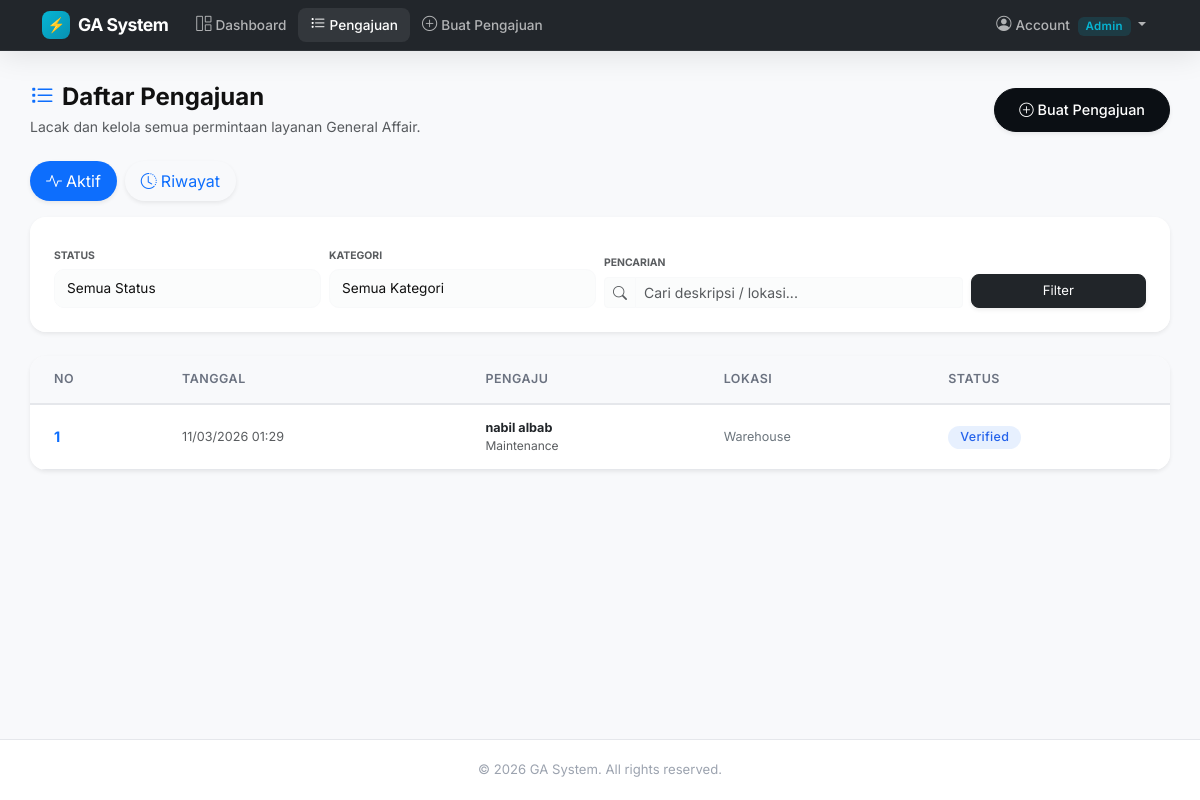
/requests/ (signed in), run on the app's committed database.
### users/models.py (models this page shows, shortened)
class User(AbstractUser):
    class Role(models.TextChoices):
        ADMIN = 'admin', 'Admin'
        GA = 'ga', 'General Affair'
        KARYAWAN = 'karyawan', 'Karyawan'
    role = models.CharField(
        max_length=20,
        choices=Role.choices,
        default=Role.KARYAWAN,
        db_index=True,
    )
    phone = models.CharField(
        max_length=20,
        blank=True,
        help_text='Nomor WhatsApp, contoh: 6281234567890',
    )
    class Meta:
        ordering = ['username']

### requests_app/models.py (models this page shows, shortened)
class ServiceRequest(models.Model):
    class Category(models.TextChoices):
        MAINTENANCE = 'maintenance', 'Maintenance'
        CLEANING = 'cleaning', 'Cleaning'
        SECURITY = 'security', 'Security'
        SUPPLIES = 'supplies', 'Office Supplies'
        VEHICLE = 'vehicle', 'Vehicle'
        FACILITY = 'facility', 'Facility'
        OTHER = 'other', 'Other'
    class Urgency(models.TextChoices):
        LOW = 'low', 'Low'
        MEDIUM = 'medium', 'Medium'
        HIGH = 'high', 'High'
        CRITICAL = 'critical', 'Critical'
    class Status(models.TextChoices):
        PENDING = 'pending', 'Pending'
        VERIFIED = 'verified', 'Verified'
        ON_PROGRESS = 'on_progress', 'On Progress'
        REJECTED = 'rejected', 'Rejected'
        COMPLETED = 'completed', 'Completed'
    requester = models.ForeignKey(
        settings.AUTH_USER_MODEL,
        on_delete=models.CASCADE,
        related_name='service_requests',
    )
    category = models.CharField(
        max_length=30,
        choices=Category.choices,
    )
    description = models.TextField()
    location = models.CharField(max_length=255)
    urgency = models.CharField(
        max_length=20,
        choices=Urgency.choices,
        default=Urgency.MEDIUM,
    )
    attachment = models.FileField(
        upload_to='attachments/%Y/%m/',
        blank=True,
        null=True,
    )
    status = models.CharField(
        max_length=20,
        choices=Status.choices,
        default=Status.PENDING,
        db_index=True,
    )
    created_at = models.DateTimeField(auto_now_add=True, db_index=True)
    updated_at = models.DateTimeField(auto_now=True, db_index=True)
    class Meta:
        ordering = ['-created_at']  # Newest requests first
        verbose_name = 'Service Request'
        verbose_name_plural = 'Service Requests'

### requests_app/views.py (the view)
# urls.py: path("", views.RequestListView.as_view(), name="request_list"),
class RequestListView(LoginRequiredMixin, ListView):
    model = ServiceRequest
    template_name = "requests_app/request_list.html"
    context_object_name = "requests"
    paginate_by = 10
    def get_queryset(self):
        qs = super().get_queryset().select_related("requester")
        user = self.request.user
        if user.role == "karyawan":
            qs = qs.filter(requester=user)
        view_type = self.request.GET.get("view_type", "active")
        status = self.request.GET.get("status")
        if status:
            qs = qs.filter(status=status)
        elif view_type == "history":
            qs = qs.filter(status__in=[ServiceRequest.Status.COMPLETED, ServiceRequest.Status.REJECTED])
        else:
            qs = qs.exclude(status__in=[ServiceRequest.Status.COMPLETED, ServiceRequest.Status.REJECTED])
        category = self.request.GET.get("category")
        if category:
            qs = qs.filter(category=category)
        search = self.request.GET.get("q")
        if search:
            qs = qs.filter(
                Q(description__icontains=search) | Q(location__icontains=search)
            )
        return qs
    def get_context_data(self, **kwargs):
        ctx = super().get_context_data(**kwargs)
        ctx["status_choices"] = ServiceRequest.Status.choices
        ctx["category_choices"] = ServiceRequest.Category.choices
        ctx["current_status"] = self.request.GET.get("status", "")
        ctx["current_view_type"] = self.request.GET.get("view_type", "active")
        ctx["current_category"] = self.request.GET.get("category", "")
        ctx["current_q"] = self.request.GET.get("q", "")
        return ctx

### templates/requests_app/request_list.html (shortened to what this page needs)
{% extends 'base.html' %}
{% block content %}
<div class="d-flex flex-column flex-md-row justify-content-between align-items-md-center gap-3 mb-4">
    <div>
        <h4 class="fw-bold mb-1">
            <i class="bi bi-list-task me-2 text-primary"></i>Daftar Pengajuan
        </h4>
        <p class="text-muted small mb-0">Lacak dan kelola semua permintaan layanan General Affair.</p>
    </div>
    <a href="{% url 'requests_app:request_create' %}" class="btn btn-primary shadow-sm rounded-pill px-4">
        <i class="bi bi-plus-circle me-1"></i>Buat Pengajuan
    </a>
</div>
<ul class="nav nav-pills mb-3 gap-2">
    <li class="nav-item">
        <a class="nav-link {% if current_view_type == 'active' %}active{% endif %} rounded-pill shadow-sm" href="?view_type=active">
            <i class="bi bi-activity me-1"></i>Aktif
        </a>
    </li>
    <li class="nav-item">
        <a class="nav-link {% if current_view_type == 'history' %}active{% endif %} rounded-pill shadow-sm" href="?view_type=history">
            <i class="bi bi-clock-history me-1"></i>Riwayat
        </a>
    </li>
</ul>
<div class="card shadow-sm border-0 mb-4 overflow-hidden">
    <div class="card-body p-3 p-md-4 bg-white">
        <form method="get" class="row g-2 align-items-end">
            <div class="col-6 col-md-3">
                <label class="form-label small fw-bold text-muted text-uppercase" style="font-size: 0.65rem;">Status</label>
                <select name="status" class="form-select form-select-sm border-light bg-light bg-opacity-50">
                    <option value="">Semua Status</option>
                </select>
            </div>
            <div class="col-6 col-md-3">
                <label class="form-label small fw-bold text-muted text-uppercase" style="font-size: 0.65rem;">Kategori</label>
                <select name="category" class="form-select form-select-sm border-light bg-light bg-opacity-50">
                    <option value="">Semua Kategori</option>
                </select>
            </div>
            <div class="col-12 col-md-4">
                <label class="form-label small fw-bold text-muted text-uppercase" style="font-size: 0.65rem;">Pencarian</label>
                <div class="input-group input-group-sm">
                    <span class="input-group-text border-light bg-light bg-opacity-50 text-muted"><i class="bi bi-search"></i></span>
                    <input type="text" name="q" class="form-control border-light bg-light bg-opacity-50"
                        placeholder="Cari deskripsi / lokasi..." value="{{ current_q }}">
                </div>
            </div>
            <div class="col-12 col-md-2">
                <button type="submit" class="btn btn-dark btn-sm w-100 shadow-sm">
                    Filter
                </button>
            </div>
        </form>
    </div>
</div>
<div class="mb-5">
    <div class="table-responsive d-none d-md-block card bg-white border-0 shadow-sm overflow-hidden">
        <table class="table table-hover mb-0 align-middle">
            <thead class="table-light">
                <tr>
                    <th class="ps-4">No</th>
                    <th>Tanggal</th>
                    <th>Pengaju</th>
                    <th>Lokasi</th>
                    <th>Status</th>
                </tr>
            </thead>
            <tbody>
                {% for req in requests %}
                <tr onclick="window.location='{% url 'requests_app:request_detail' req.pk %}'" style="cursor: pointer;">
                    <td class="ps-4 fw-bold text-primary">{{ page_obj.start_index|add:forloop.counter0 }}</td>
                    <td class="small text-muted">{{ req.created_at|date:"d/m/Y H:i" }}</td>
                    <td>
                        <div class="small fw-bold text-dark">{{ req.requester.get_full_name|default:req.requester.username }}</div>
                        <div class="text-muted" style="font-size: 0.75rem;">{{ req.get_category_display }}</div>
                    </td>
                    <td class="small text-secondary">{{ req.location }}</td>
                    <td>
                        <span class="badge {% if req.status == 'completed' %}bg-success{% elif req.status == 'rejected' %}bg-danger{% elif req.status == 'on_progress' %}bg-primary{% elif req.status == 'verified' %}bg-info text-dark{% else %}bg-warning text-dark{% endif %} rounded-pill">
                            {{ req.get_status_display }}
                        </span>
                    </td>
                </tr>
                {% endfor %}
            </tbody>
        </table>
    </div>
</div>
{% endblock %}

### templates/base.html (shortened to what this page needs)
{% load static %}
<!DOCTYPE html>
<html lang="id">
<head>
    <link href="https://cdn.jsdelivr.net/npm/bootstrap@5.3.3/dist/css/bootstrap.min.css" rel="stylesheet">
    <link href="https://cdn.jsdelivr.net/npm/bootstrap-icons@1.11.3/font/bootstrap-icons.min.css" rel="stylesheet">
    <link href="{% static 'css/style.css' %}" rel="stylesheet">
</head>
<body>
    {% if user.is_authenticated %}
    <nav class="navbar navbar-expand-lg navbar-dark navbar-ga sticky-top glassmorphic-navbar">
        <div class="container">
            <a class="navbar-brand" href="{% url 'users:dashboard' %}">
                <span class="logo-icon">⚡</span>
                GA System
            </a>
            <div class="collapse navbar-collapse" id="navbarNav">
                <ul class="navbar-nav me-auto">
                    <li class="nav-item">
                        <a class="nav-link " href="{% url 'users:dashboard' %}">
                            <i class="bi bi-grid-1x2 me-1"></i>Dashboard
                        </a>
                    </li>
                    <li class="nav-item">
                        <a class="nav-link {% if request.resolver_match.url_name == 'request_list' or request.resolver_match.url_name == 'request_detail' %}active{% endif %}" href="{% url 'requests_app:request_list' %}">
                            <i class="bi bi-list-task me-1"></i>Pengajuan
                        </a>
                    </li>
                    <li class="nav-item">
                        <a class="nav-link {% if request.resolver_match.url_name == 'request_create' %}active{% endif %}" href="{% url 'requests_app:request_create' %}">
                            <i class="bi bi-plus-circle me-1"></i>Buat Pengajuan
                        </a>
                    </li>
                </ul>
                <ul class="navbar-nav">
                    <li class="nav-item dropdown">
                        <a class="nav-link dropdown-toggle" href="#" role="button" data-bs-toggle="dropdown">
                            <i class="bi bi-person-circle me-1"></i>Account
                            <span class="badge ms-1">{{ request.user.get_role_display }}</span>
                        </a>
                    </li>
                </ul>
            </div>
        </div>
    </nav>
    {% endif %}
    <main class="container page-container">
        {% block content %}{% endblock %}
    </main>
    <footer class="footer-ga mt-auto">
        <div class="container text-center text-muted small">
            &copy; 2026 GA System. All rights reserved.
        </div>
    </footer>
</body>
</html>

### static/css/style.css (style rules this page uses)
:root { --accent: #06B6D4; --accent-alt: #22D3EE; --accent-dim: #0891B2; --accent-dark: #0E7490; --bg: #F8F9FB; --dark: #0B0F14; --dark-alt: #1A1F25; --card: #FFFFFF; --text: #111111; --text-secondary: #6B7280; --text-muted: #9CA3AF; --border: #E5E7EB; --shadow-sm: 0 2px 8px rgba(0, 0, 0, 0.04); --shadow: 0 10px 30px rgba(0, 0, 0, 0.05); --shadow-lg: 0 20px 50px rgba(0, 0, 0, 0.08); --radius: 16px; --radius-lg: 20px; --radius-sm: 10px; --radius-btn: 30px; --font: 'Inter', -apple-system, BlinkMacSystemFont, 'Segoe UI', sans-serif; --transition: 0.3s cubic-bezier(.25, .8, .25, 1); }
body { font-family: var(--font); background-color: var(--bg); min-height: 100vh; display: flex; flex-direction: column; color: var(--text); -webkit-font-smoothing: antialiased; }
main { flex: 1; }
a { color: var(--accent-dark); transition: var(--transition); }
.navbar-ga { background: var(--dark) !important; border-bottom: 1px solid rgba(255, 255, 255, 0.06); padding: 6px 0; transition: var(--transition); }
.navbar-ga.glassmorphic-navbar { backdrop-filter: blur(16px); -webkit-backdrop-filter: blur(16px); background: rgba(11, 15, 20, 0.9) !important; box-shadow: 0 4px 30px rgba(0, 0, 0, 0.1); }
.navbar-ga .navbar-brand { font-size: 1.1rem; letter-spacing: -0.5px; font-weight: 700; color: #fff !important; display: flex; align-items: center; gap: 8px; }
.navbar-ga .logo-icon { width: 28px; height: 28px; background: linear-gradient(135deg, var(--accent) 0%, var(--accent-dim) 100%); border-radius: 8px; display: flex; align-items: center; justify-content: center; font-size: 0.9rem; }
.navbar-ga .nav-link { color: rgba(255, 255, 255, 0.65) !important; font-size: 0.85rem; font-weight: 500; padding: 6px 12px !important; border-radius: 8px; transition: var(--transition); }
.navbar-ga .nav-link:hover, .navbar-ga .nav-link.active { color: #fff !important; background: rgba(255, 255, 255, 0.08); }
.navbar-ga .nav-link i { font-size: 0.95rem; }
.navbar-ga .badge { background: rgba(6, 182, 212, 0.15) !important; color: var(--accent) !important; font-size: 0.72rem; font-weight: 600; border-radius: 6px; padding: 4px 8px; }
.page-container { padding: 32px 0; }
.card { border-radius: var(--radius); border: 1px solid var(--border); background: var(--card); box-shadow: var(--shadow-sm); transition: var(--transition); }
.card-body { padding: 24px; }
.table { font-size: 0.9rem; }
.table>thead>tr>th { font-weight: 600; font-size: 0.78rem; text-transform: uppercase; letter-spacing: 0.5px; color: var(--text-secondary); border-bottom: 2px solid var(--border); padding: 14px 16px; background: var(--bg); }
.table>tbody>tr>td { padding: 14px 16px; vertical-align: middle; border-bottom: 1px solid var(--border); }
.table>tbody>tr { transition: var(--transition); }
.badge { font-weight: 500; letter-spacing: 0.3px; border-radius: 8px; padding: 5px 12px; font-size: 0.78rem; }
.bg-info { background: rgba(59, 130, 246, 0.12) !important; color: #2563EB !important; }
.btn-primary { background: var(--dark) !important; border-color: var(--dark) !important; color: #fff !important; border-radius: var(--radius-sm); font-weight: 500; padding: 10px 20px; font-size: 0.9rem; transition: var(--transition); }
.btn-sm { padding: 6px 14px; font-size: 0.82rem; border-radius: 8px; }
.form-control, .form-select { border: 1px solid var(--border); border-radius: var(--radius-sm); padding: 10px 14px; font-size: 0.9rem; transition: var(--transition); background: var(--card); color: var(--text); }
.form-label { font-size: 0.85rem; font-weight: 600; color: var(--text); margin-bottom: 6px; }
.form-control-sm, .form-select-sm { padding: 8px 12px; font-size: 0.85rem; }
.footer-ga { background: var(--card); border-top: 1px solid var(--border); padding: 20px 0; }
.footer-ga .text-muted { color: var(--text-muted) !important; font-size: 0.82rem; }

### data on the page
User: user.role "Admin"
ServiceRequest: start_index|add "1", created_at "11/03/2026 01:29", requester.get_full_name "nabil albab", category "Maintenance", location "Warehouse", status "Verified"
